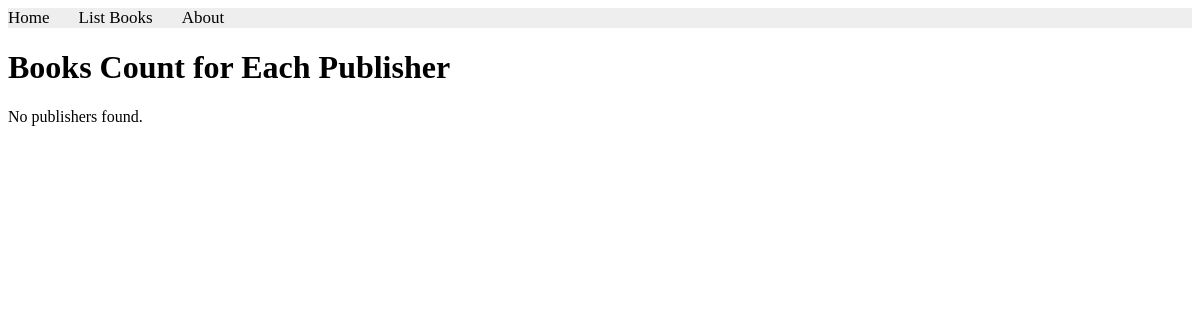
The page /books/lab9/task6 on the database as committed earlier.
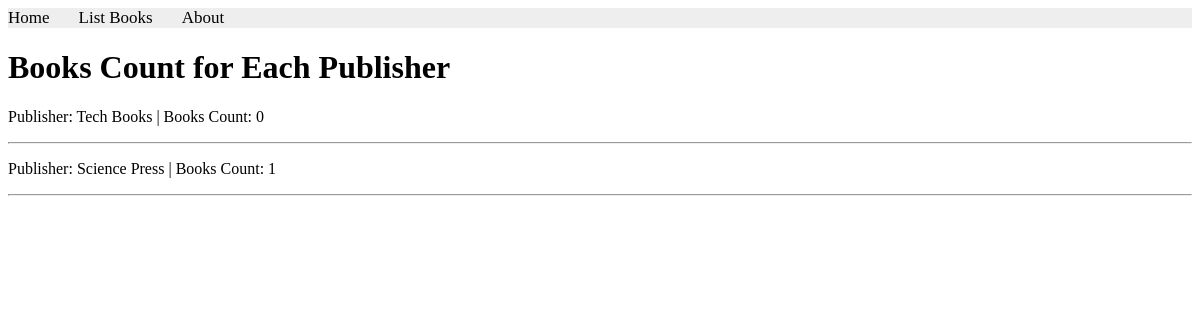
The same page on the database as committed later.
### apps/bookmodule/models.py (models this page shows, shortened)
class Publisher(models.Model):
    name = models.CharField(max_length=200)
    location = models.CharField(max_length=300)

### apps/bookmodule/views.py (the view)
# urls.py: path('lab9/task6', views.lab9_task6, name='lab9_task6'),
def lab9_task6(request):
    publishers = Publisher.objects.annotate(
        books_count=Count(
            'book',
            filter=Q(
                book__price__gt=50,
                book__quantity__lt=5,
                book__quantity__gte=1
            )
        )
    )
    return render(
        request,
        'bookmodule/lab9_task6.html',
        {'publishers': publishers}
    )

### apps/templates/bookmodule/lab9_task6.html (shortened to what this page needs)
{% extends "layouts/base.html" %}
{% block content %}
<h1>Books Count for Each Publisher</h1>
{% for publisher in publishers %}
    <p>
        Publisher: {{ publisher.name }} |
        Books Count: {{ publisher.books_count }}
    </p>
    <hr>
{% empty %}
    <p>No publishers found.</p>
{% endfor %}
{% endblock content %}

Rows that differ between the two databases and show on the page:
added Publisher: name "Tech Books", books_count "0"
added Publisher: name "Science Press", books_count "1"
Other text that changed with them:
text no longer shown: "No publishers found."
